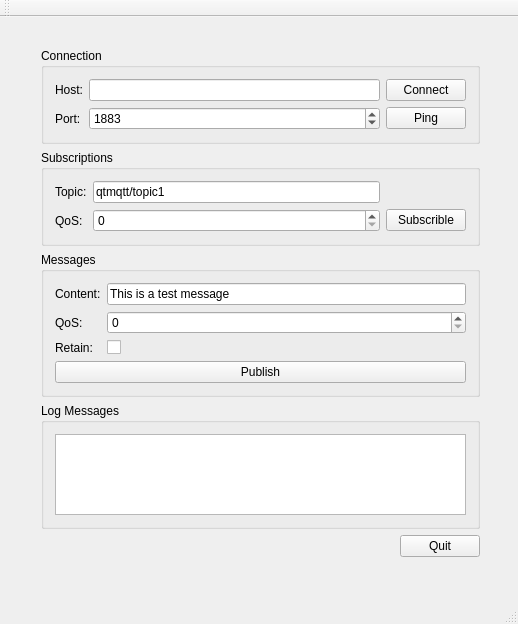
<?xml version="1.0" encoding="UTF-8"?>
<ui version="4.0">
 <class>MainWindow</class>
 <widget class="QMainWindow" name="MainWindow">
  <property name="geometry">
   <rect>
    <x>0</x>
    <y>0</y>
    <width>518</width>
    <height>624</height>
   </rect>
  </property>
  <property name="windowTitle">
   <string>MainWindow</string>
  </property>
  <widget class="QWidget" name="centralWidget">
   <widget class="QWidget" name="verticalLayoutWidget">
    <property name="geometry">
     <rect>
      <x>30</x>
      <y>20</y>
      <width>461</width>
      <height>531</height>
     </rect>
    </property>
    <layout class="QVBoxLayout" name="verticalLayout_4">
     <item>
      <widget class="QGroupBox" name="groupBox_3">
       <property name="title">
        <string>Connection</string>
       </property>
       <layout class="QVBoxLayout" name="verticalLayout_2">
       	<item>
       		<layout class="QGridLayout" name="gridLayout_2">
       			<item row="0" column="0">
       				<widget class="QLabel" name="label">
       					<property name="text">
       						<string>Host:</string>
       					</property>
       				</widget>
       			</item>
       			<item row="0" column="1">
       				<widget class="QLineEdit" name="lineEditHost">
       					<property name="text">
       						<string/>
       					</property>
       				</widget>	
       			</item>
       			<item row="1" column="0">
       				<widget class="QLabel" name="label_2">
       					<property name="text">
       						<string>Port:</string>
       					</property>
       				</widget>
       			</item>
       			<item row="1" column="1">
       				<widget class="QSpinBox" name="spinBoxPort">
       					<property name="maximum">
       						<number>99999</number>
       					</property>
       					<property name="value">
       						<number>1883</number>
       					</property>
       				</widget>
       			</item>
       			<item row="0" column="2">
       				<widget class="QPushButton" name="buttonConnect">
       					<property name="text">
       						<string>Connect</string>
       					</property>
       				</widget>
       			</item>
       			<item row="1" column="2">
       				<widget class="QPushButton" name="buttonPing">
       					<property name="text">
       						<string>Ping</string>
       					</property>
       				</widget>
       			</item>
       		</layout>	
       	</item>
       </layout>
      </widget>
     </item>
     <item>
     	<widget class="QGroupBox" name="groupBox_2">
     		<property name="title">
     			<string>Subscriptions</string>
     		</property>
     		<layout class="QVBoxLayout" name="verticalLayout">
     			<item>
     			<layout class="QGridLayout" name="gridLayout">
     				<item row="0" column="0">
     					<widget class="QLabel" name="label_3">
     						<property name="text">
     							<string>Topic:</string>
     						</property>
     					</widget>
     				</item>
     				<item row="0" column="1">
     					<widget class="QLineEdit" name="lineEditTopic">
     						<property name="text">
     							<string>qtmqtt/topic1</string>
     						</property>
     					</widget>
     				</item>
     				<item row="1" column="0">
     					<widget class="QLabel" name="label_5">
     						<property name="text">
     							<string>QoS:</string>
     						</property>
     					</widget>
     				</item>
     				<item row="1" column="1">
     					<widget class="QSpinBox" name="spinQoS">
     						<property name="maximum">
     							<number>2</number>
     						</property>
     					</widget>
     				</item>
     				<item row="1" column="2">
     					<widget class="QPushButton" name="buttonSubscrible">
     						<property name="text">
     							<string>Subscrible</string>
     						</property>
     					</widget>
     				</item>
     			</layout>
     		</item>
     		</layout>	
     	</widget>
     </item>	
     <item>
     	<widget class="QGroupBox" name="groupBox_4">
     		<property name="title">
     			<string>Messages</string>
     		</property>
     		<layout class="QVBoxLayout" name="verticalLayout_3">
     			<item>
     				<layout class="QFormLayout" name="formLayout">
     					<item row="0" column="0">
     						<widget class="QLabel" name="label_4">
     							<property name="text">
     								<string>Content:</string>
     							</property>
     						</widget>
     					</item>
     					<item row="0" column="1">
     						<widget class="QLineEdit" name="lineEditMessage">
     							<property name="text">
     								<string>This is a test message</string>
     							</property>
     						</widget>
     					</item>
     					<item row="1" column="0">
     						<widget class="QLabel" name="label_6">
     							<property name="text">
     								<string>QoS:</string>
     							</property>
     						</widget>
     					</item>
     					<item row="1" column="1">
     						<widget class="QSpinBox" name="spinQoS_2">
     							<property name="maximum">
     								<number>2</number>
     							</property>
     						</widget>
     					</item>
     					<item row="2" column="0">
     						<widget class="QLabel" name="label_7">
     							<property name="text">
     								<string>Retain:</string>
     							</property>
     						</widget>
     					</item>
     					<item row="2" column="1">
     						<widget class="QCheckBox" name="checkBoxRetain">
     							<property name="text">
     								<string/>
     							</property>
     						</widget>
     					</item>
     				</layout>
     			</item>
     			<item>
     				<widget class="QPushButton" name="buttonPublish">
     					<property name="text">
     						<string>Publish</string>
     					</property>
     				</widget>
     			</item>
     		</layout>
     	</widget>
     </item>


     <item>
     	<widget class="QGroupBox" name="groupBox">
     		<property name="title">
     			<string>Log Messages</string>
     		</property>
     		<layout class="QHBoxLayout" name="horizontalLayout_2">
     			<item>
     				<widget class="QPlainTextEdit" name="editLog"/>
     			</item>
     		</layout>
     	</widget>
     </item>

     <item>
     	<layout class="QHBoxLayout" name="horizontalLayout_3">
     		<item>
     			<spacer name="horizontalSpacer">
     				<property name="orientation">
     					<enum>Qt::Horizontal</enum>
     				</property>
     				<property name="sizeHint" stdset="0">
     					<size>
     						<width>40</width>
     						<height>20</height>
     					</size>
     				</property>
     			</spacer>
     		</item>

     		<item>
     			<widget class="QPushButton" name="buttonQuit">
     				<property name="text">
     					<string>Quit</string>
     				</property>
     			</widget>
     		</item>
     	</layout>
     </item>

    </layout>
   </widget>
  </widget>
  <widget class="QMenuBar" name="menuBar">
   <property name="geometry">
    <rect>
     <x>0</x>
     <y>0</y>
     <width>518</width>
     <height>26</height>
    </rect>
   </property>
  </widget>
  <widget class="QToolBar" name="mainToolBar">
   <attribute name="toolBarArea">
    <enum>TopToolBarArea</enum>
   </attribute>
   <attribute name="toolBarBreak">
    <bool>false</bool>
   </attribute>
  </widget>
  <widget class="QStatusBar" name="statusBar"/>
 </widget>
 <layoutdefault spacing="6" margin="11"/>
 <resources/>
 <connections/>
</ui>
